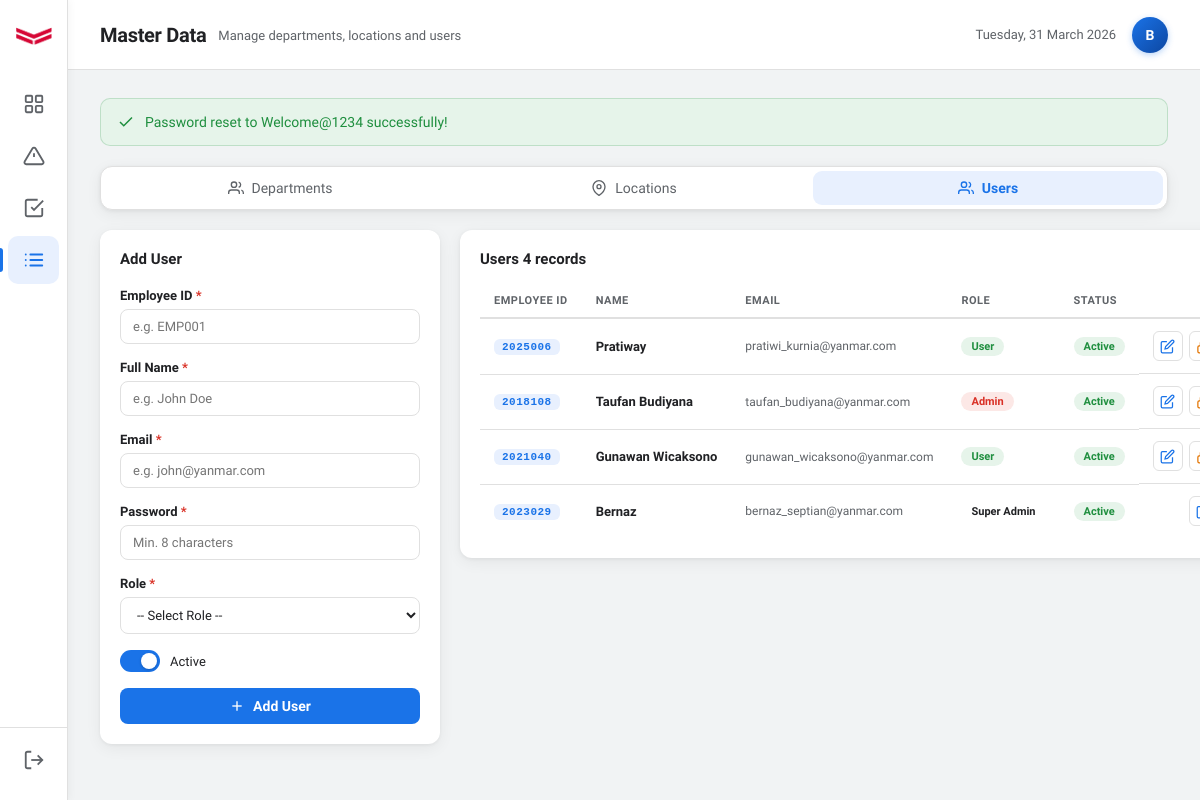
The page /master/index.php?tab=users&success=pw_reset (signed in) on the database its author committed.
### tables this page shows
CREATE TABLE `users` (
  `id` int(11) NOT NULL,
  `employee_id` varchar(20) NOT NULL,
  `name` varchar(100) NOT NULL,
  `email` varchar(100) NOT NULL,
  `password` varchar(255) NOT NULL,
  `department_id` int(11) DEFAULT NULL,
  `role` tinyint(1) NOT NULL DEFAULT 3,
  `reset_token` varchar(100) DEFAULT NULL,
  `reset_expires` datetime DEFAULT NULL,
  `is_active` tinyint(1) NOT NULL DEFAULT 1,
  `created_at` datetime NOT NULL DEFAULT current_timestamp(),
  `updated_at` datetime DEFAULT NULL ON UPDATE current_timestamp()
);

### master/index.php (the view, shortened to what this page needs)
<?php
require_once '../config/db.php';
$active_tab = $_GET['tab'] ?? 'departments';
$success    = $_GET['success'] ?? '';
$is_superadmin = (int)$_SESSION['role'] == 1;
$role = (int)($_SESSION['role'] ?? 3);
$all_users = $pdo->query("SELECT id, employee_id, name, email, role, is_active, created_at FROM users ORDER BY created_at DESC")->fetchAll();
?>
<!DOCTYPE html>
<html lang="en">
<head>
  <link rel="stylesheet" href="../assets/dashboard.css"/>
  <link rel="stylesheet" href="../assets/master.css"/>
</head>
<body>
  <aside class="sidebar">
    <div class="sidebar__logo">
      <img src="../assets/logo.png" alt="Yanmar" class="sidebar__logo-img"/>
    </div>
    <nav class="sidebar__nav">
      <a href="../index" class="nav-item" data-tooltip="Dashboard">
        <svg viewBox="0 0 24 24" fill="none" stroke="currentColor" stroke-width="2">
          <rect x="3" y="3" width="7" height="7" rx="1"/><rect x="14" y="3" width="7" height="7" rx="1"/>
          <rect x="3" y="14" width="7" height="7" rx="1"/><rect x="14" y="14" width="7" height="7" rx="1"/>
        </svg>
      </a>
      <a href="../hiyari/index" class="nav-item" data-tooltip="Hiyari Hatto">
        <svg viewBox="0 0 24 24" fill="none" stroke="currentColor" stroke-width="2">
          <path d="M10.29 3.86L1.82 18a2 2 0 0 0 1.71 3h16.94a2 2 0 0 0 1.71-3L13.71 3.86a2 2 0 0 0-3.42 0z"/>
          <line x1="12" y1="9" x2="12" y2="13"/><line x1="12" y1="17" x2="12.01" y2="17"/>
        </svg>
      </a>
      <a href="../kyt/index" class="nav-item" data-tooltip="KYT">
        <svg viewBox="0 0 24 24" fill="none" stroke="currentColor" stroke-width="2">
          <path d="M9 11l3 3L22 4"/>
          <path d="M21 12v7a2 2 0 0 1-2 2H5a2 2 0 0 1-2-2V5a2 2 0 0 1 2-2h11"/>
        </svg>
      </a>
      <?php if ($role <= 2): ?>
      <a href="../master/index" class="nav-item nav-item--active" data-tooltip="Master Data">
      </a>
      <?php endif; ?>
    </nav>
    <div class="sidebar__bottom">
      <a href="../auth/logout" class="nav-item nav-item--logout" data-tooltip="Sign Out">
        <svg viewBox="0 0 24 24" fill="none" stroke="currentColor" stroke-width="2">
          <path d="M9 21H5a2 2 0 0 1-2-2V5a2 2 0 0 1 2-2h4"/>
          <polyline points="16 17 21 12 16 7"/>
          <line x1="21" y1="12" x2="9" y2="12"/>
        </svg>
      </a>
    </div>
  </aside>
  <main class="main">
    <header class="topbar">
      <div class="topbar__left">
        <h1 class="topbar__title">Master Data</h1>
        <p class="topbar__sub">Manage departments, locations<?php echo $is_superadmin ? ' and users' : ''; ?></p>
      </div>
      <div class="topbar__right">
        <div class="topbar__date"><?php echo date('l, d F Y'); ?></div>
        <?php if (isset($_SESSION['user_id'])): ?>
        <div style="position:relative">
          <div class="topbar__avatar" id="avatarBtn">
            <?php echo strtoupper(substr($_SESSION['name'] ?? 'U', 0, 1)); ?>
          </div>
        </div>
        <?php endif; ?>
      </div>
    </header>
    <div class="content">
      <?php if ($success): ?>
      <div class="alert alert--success" id="alertMsg">
        <svg viewBox="0 0 24 24" fill="none" stroke="currentColor" stroke-width="2" width="18" height="18">
          <polyline points="20 6 9 17 4 12"/>
        </svg>
        <?php
          $msgs = [
            'dept_added'   => 'Department added successfully!',
            'dept_updated' => 'Department updated successfully!',
            'dept_deleted' => 'Department deleted successfully!',
            'loc_added'    => 'Location added successfully!',
            'loc_updated'  => 'Location updated successfully!',
            'loc_deleted'  => 'Location deleted successfully!',
            'user_added'   => 'User added successfully!',
            'user_updated' => 'User updated successfully!',
            'user_deleted' => 'User deleted successfully!',
            'pw_reset'     => 'Password reset to Welcome@1234 successfully!',
          ];
          echo $msgs[$success] ?? 'Saved successfully!';
        ?>
      </div>
      <?php endif; ?>
      <div class="tabs">
        <button class="tab <?php echo $active_tab === 'departments' ? 'tab--active' : ''; ?>" data-tab="departments">
          <svg viewBox="0 0 24 24" fill="none" stroke="currentColor" stroke-width="2" width="16" height="16">
            <path d="M17 21v-2a4 4 0 0 0-4-4H5a4 4 0 0 0-4 4v2"/>
            <circle cx="9" cy="7" r="4"/>
            <path d="M23 21v-2a4 4 0 0 0-3-3.87"/><path d="M16 3.13a4 4 0 0 1 0 7.75"/>
          </svg>
          Departments
        </button>
        <button class="tab <?php echo $active_tab === 'locations' ? 'tab--active' : ''; ?>" data-tab="locations">
          <svg viewBox="0 0 24 24" fill="none" stroke="currentColor" stroke-width="2" width="16" height="16">
            <path d="M21 10c0 7-9 13-9 13s-9-6-9-13a9 9 0 0 1 18 0z"/>
            <circle cx="12" cy="10" r="3"/>
          </svg>
          Locations
        </button>
        <?php if ($is_superadmin): ?>
        <button class="tab <?php echo $active_tab === 'users' ? 'tab--active' : ''; ?>" data-tab="users">
          <svg viewBox="0 0 24 24" fill="none" stroke="currentColor" stroke-width="2" width="16" height="16">
            <path d="M17 21v-2a4 4 0 0 0-4-4H5a4 4 0 0 0-4 4v2"/>
            <circle cx="9" cy="7" r="4"/>
            <path d="M23 21v-2a4 4 0 0 0-3-3.87"/><path d="M16 3.13a4 4 0 0 1 0 7.75"/>
          </svg>
          Users
        </button>
        <?php endif; ?>
      </div>
      <?php if ($is_superadmin): ?>
      <div class="tab-panel <?php echo $active_tab === 'users' ? 'tab-panel--active' : ''; ?>" id="tab-users">
        <div class="master-layout">
          <div class="master-form-box">
            <div class="master-form-box__header">
              <h2 class="master-form-box__title">Add User</h2>
            </div>
            <form method="POST" action="user_store.php">
              <div class="form-group">
                <label class="form-label">Employee ID <span class="required">*</span></label>
                <input type="text" name="employee_id" class="form-input" placeholder="e.g. EMP001" required maxlength="20"/>
              </div>
              <div class="form-group">
                <label class="form-label">Full Name <span class="required">*</span></label>
                <input type="text" name="name" class="form-input" placeholder="e.g. John Doe" required/>
              </div>
              <div class="form-group">
                <label class="form-label">Email <span class="required">*</span></label>
                <input type="email" name="email" class="form-input" placeholder="e.g. john@yanmar.com" required/>
              </div>
              <div class="form-group">
                <label class="form-label">Password <span class="required">*</span></label>
                <input type="password" name="password" class="form-input" placeholder="Min. 8 characters" required minlength="8"/>
              </div>
              <div class="form-group">
                <label class="form-label">Role <span class="required">*</span></label>
                <select name="role" class="form-select" required>
                  <option value="">-- Select Role --</option>
                </select>
              </div>
              <div class="form-group">
                <label class="toggle-label">
                  <span class="toggle-switch"></span>
                  Active
                </label>
              </div>
              <button type="submit" class="btn-submit">
                <svg viewBox="0 0 24 24" fill="none" stroke="currentColor" stroke-width="2" width="16" height="16">
                  <line x1="12" y1="5" x2="12" y2="19"/><line x1="5" y1="12" x2="19" y2="12"/>
                </svg>
                Add User
              </button>
            </form>
          </div>
          <div class="master-list-box">
            <div class="master-list-box__header">
              <h2 class="master-list-box__title">Users <span class="table-count"><?php echo count($all_users); ?> records</span></h2>
            </div>
            <?php if (empty($all_users)): ?>
            <div class="empty-state">
              <svg viewBox="0 0 24 24" fill="none" stroke="currentColor" stroke-width="1.5" width="40" height="40">
                <path d="M17 21v-2a4 4 0 0 0-4-4H5a4 4 0 0 0-4 4v2"/><circle cx="9" cy="7" r="4"/>
              </svg>
              <p>No users yet</p>
            </div>
            <?php else: ?>
            <div class="table-wrap">
              <table class="table">
                <thead>
                  <tr><th>Employee ID</th><th>Name</th><th>Email</th><th>Role</th><th>Status</th><th></th></tr>
                </thead>
                <tbody>
                  <?php
                  $roleLabels = [1=>'Super Admin',2=>'Admin',3=>'User'];
                  $roleBadges = [1=>'badge--extreme',2=>'badge--high',3=>'badge--low'];
                  foreach ($all_users as $u): ?>
                  <tr>
                    <td><span class="code-badge"><?php echo htmlspecialchars($u['employee_id']); ?></span></td>
                    <td><strong><?php echo htmlspecialchars($u['name']); ?></strong></td>
                    <td style="font-size:12px;color:var(--text-secondary)"><?php echo htmlspecialchars($u['email']); ?></td>
                    <td><span class="badge <?php echo $roleBadges[(int)$u['role']] ?? 'badge--low'; ?>"><?php echo $roleLabels[(int)$u['role']] ?? 'Staff'; ?></span></td>
                    <td><span class="badge <?php echo $u['is_active'] ? 'badge--closed' : 'badge--open'; ?>"><?php echo $u['is_active'] ? 'Active' : 'Inactive'; ?></span></td>
                    <td class="td-actions">
                      <button class="action-btn action-btn--edit" onclick="openEditUser(<?php echo htmlspecialchars(json_encode($u)); ?>)" title="Edit">
                        <svg viewBox="0 0 24 24" fill="none" stroke="currentColor" stroke-width="2" width="15" height="15">
                          <path d="M11 4H4a2 2 0 0 0-2 2v14a2 2 0 0 0 2 2h14a2 2 0 0 0 2-2v-7"/>
                          <path d="M18.5 2.5a2.121 2.121 0 0 1 3 3L12 15l-4 1 1-4 9.5-9.5z"/>
                        </svg>
                      </button>
                      <a href="user_reset_pw.php?id=<?php echo $u['id']; ?>" class="action-btn" style="color:var(--orange)"
                        onclick="return confirm('Reset password for <?php echo htmlspecialchars($u['name']); ?>?')" title="Reset Password">
                        <svg viewBox="0 0 24 24" fill="none" stroke="currentColor" stroke-width="2" width="15" height="15">
                          <rect x="3" y="11" width="18" height="11" rx="2" ry="2"/>
                          <path d="M7 11V7a5 5 0 0 1 10 0v4"/>
                        </svg>
                      </a>
                    </td>
                  </tr>
                  <?php endforeach; ?>
                </tbody>
              </table>
            </div>
            <?php endif; ?>
          </div>
        </div>
      </div>
      <?php endif; ?>
    </div>
  </main>
</body>
</html>

### assets/master.css (style rules this page uses)
.master-layout { display: grid; grid-template-columns: 340px 1fr; gap: 20px; align-items: start; }
.master-form-box { background: #fff; border-radius: var(--radius); box-shadow: var(--shadow); padding: 20px; position: sticky; top: calc(var(--topbar-h) + 16px); }
.master-form-box__header { margin-bottom: 20px; }
.master-form-box__title { font-size: 15px; font-weight: 600; }
.master-list-box { background: #fff; border-radius: var(--radius); box-shadow: var(--shadow); padding: 20px; }
.master-list-box__header { display: flex; align-items: center; justify-content: space-between; margin-bottom: 16px; }
.master-list-box__title { font-size: 15px; font-weight: 600; }
.form-group { display: flex; flex-direction: column; gap: 6px; margin-bottom: 16px; }
.form-label { font-size: 13px; font-weight: 600; color: var(--text-primary); }
.required { color: var(--red); }
.form-input, .form-select, .form-textarea { padding: 9px 12px; border: 1.5px solid var(--border); border-radius: 8px; font-family: var(--font); font-size: 13px; color: var(--text-primary); background: #fff; outline: none; width: 100%; transition: border-color var(--transition), box-shadow var(--transition); }
.toggle-label { display: flex; align-items: center; gap: 10px; cursor: pointer; font-size: 13px; font-weight: 500; color: var(--text-primary); user-select: none; }
.toggle-switch { width: 40px; height: 22px; background: var(--border); border-radius: 11px; position: relative; transition: background var(--transition); flex-shrink: 0; }
.toggle-switch::after { content: ''; position: absolute; width: 16px; height: 16px; border-radius: 50%; background: #fff; top: 3px; left: 3px; transition: transform var(--transition); box-shadow: 0 1px 3px rgba(0,0,0,0.2); }
.toggle-input:checked + .toggle-switch { background: var(--primary); }
.toggle-input:checked + .toggle-switch::after { transform: translateX(18px); }
.btn-submit { display: flex; align-items: center; justify-content: center; gap: 8px; width: 100%; padding: 10px 16px; background: var(--primary); color: #fff; border: none; border-radius: 8px; font-family: var(--font); font-size: 14px; font-weight: 600; cursor: pointer; transition: background var(--transition), box-shadow var(--transition); margin-top: 4px; }
.code-badge { display: inline-block; padding: 2px 8px; background: var(--primary-light); color: var(--primary); border-radius: 6px; font-size: 11px; font-weight: 700; font-family: monospace; letter-spacing: 0.5px; }
.td-actions { display: flex; gap: 6px; justify-content: flex-end; }
.action-btn { width: 30px; height: 30px; border-radius: 6px; border: 1px solid var(--border); background: #fff; display: flex; align-items: center; justify-content: center; cursor: pointer; text-decoration: none; transition: background var(--transition), border-color var(--transition), color var(--transition); }
.action-btn--edit { color: var(--primary); }
.alert { display: flex; align-items: center; gap: 10px; padding: 14px 16px; border-radius: 10px; font-size: 14px; font-weight: 500; animation: fadeUp 0.3s ease; transition: opacity 0.5s ease; }
.alert--success { background: var(--green-light); color: var(--green); border: 1px solid rgba(30,142,62,0.2); }

### rows shown on the page
users: employee "2025006", name "Pratiway", email "pratiwi_kurnia@yanmar.com", role "User", is_active "Active"
users: employee "2018108", name "Taufan Budiyana", email "taufan_budiyana@yanmar.com", role "Admin", is_active "Active"
users: employee "2021040", name "Gunawan Wicaksono", email "gunawan_wicaksono@yanmar.com", role "User", is_active "Active"
users: employee "2023029", name "Bernaz", email "bernaz_septian@yanmar.com", role "Super Admin", is_active "Active"

### other values the page prints
substr($_SESSION['name'] ?? 'U', 0, 1) "B"
$msgs[$success] "Password reset to Welcome@1234 successfully!"
count($all_users) "4"
